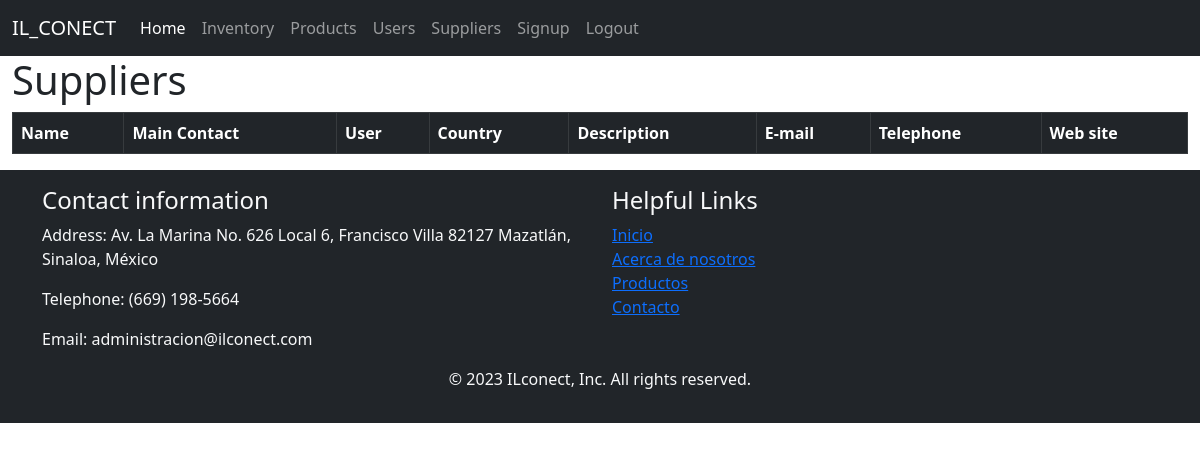
The page /suppliers/ (signed in) on the database as committed earlier.
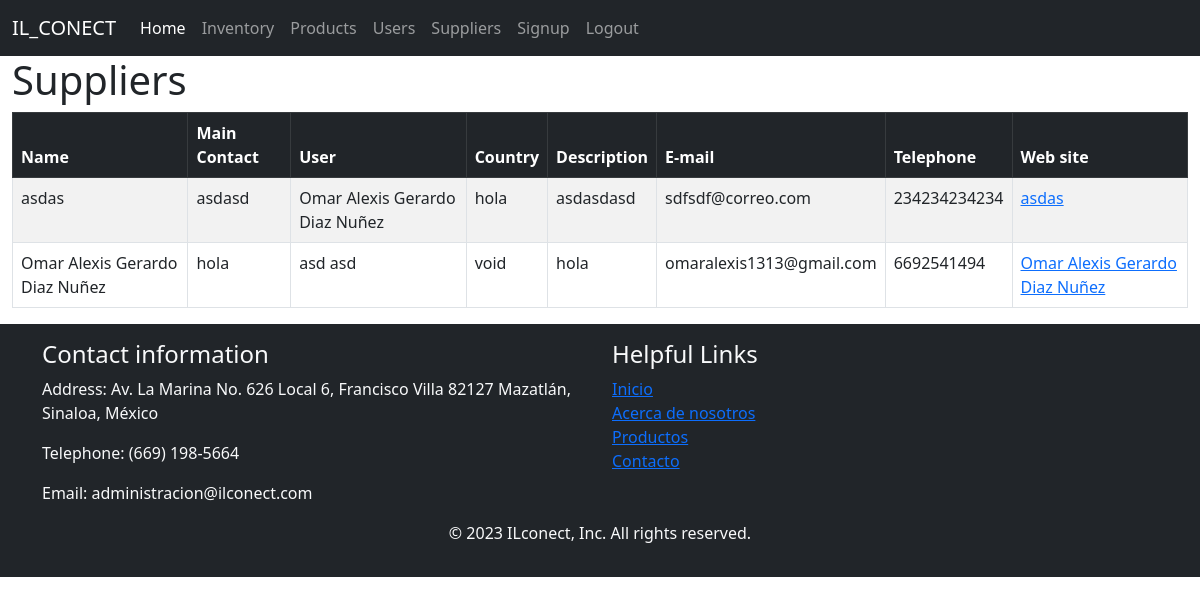
The same page on the database as committed later.
### inventory/models.py (models this page shows, shortened)
class Supplier(models.Model):
    name = models.CharField(max_length=255)
    maincontact = models.CharField(max_length=255, null=True)
    telephone = models.IntegerField(null=True)
    email = models.EmailField(null=True)
    website = models.URLField(null=True)
    country = models.TextField(max_length=255, null=True)
    description = models.TextField(max_length=255, null=True)
    user = models.ForeignKey(User, on_delete=models.CASCADE, null=True)

### inventory/views.py (the view)
# urls.py: path('suppliers/', views.suppliers),
@login_required
def suppliers(request):
    suppliers = Supplier.objects.all()
    return render(request, 'suppliers.html', {
        'suppliers': suppliers
        })

### inventory/templates/suppliers.html
{% extends 'base.html' %}
{% block content %}
<div class="container-fluid">
    <h1>Suppliers</h1>
    </div>
    <div class="container-fluid">
        <table class="table table-striped table-hover table-bordered mx-auto">
            <thead>
                <tr class="table-dark">
                    <th>Name</th>
                    <th>Main Contact</th>
                    <th>User</th>
                    <th>Country</th>
                    <th>Description</th>
                    <th>E-mail</th>
                    <th>Telephone</th>
                    <th>Web site</th>
                </tr>
            </thead>
            <tbody>
                {% for supplier in suppliers %}
                <tr>
                    <td><a href="modify_user/" class="text-decoration-none text-reset">{{ supplier.name }}</a></td>
                    <td>{{ supplier.maincontact }}</td>
                    <td>{{ supplier.user.first_name }} {{ supplier.user.last_name }}</td>
                    <td>{{ supplier.country }}</td>
                    <td>{{ supplier.description }}</td>
                    <td>{{ supplier.email }}</td>
                    <td>{{ supplier.telephone }}</td>
                    <td><a href="{{ supplier.website }}"> {{ supplier.name }}</a>
                    </td>
                </tr>
                {% endfor %}
            </tbody>
        </table>
    </div>
{% endblock %}

### inventory/templates/base.html (shortened to what this page needs)
<!doctype html>
<html lang="en" data-bs-theme="light">
  <head>
    <link href="https://cdn.jsdelivr.net/npm/bootstrap@5.3.0-alpha1/dist/css/bootstrap.min.css" rel="stylesheet">
  </head>
  <body>
    <nav class="navbar navbar-expand-lg navbar-dark bg-dark">
      <div class="container-fluid">
        <a class="navbar-brand" href="/home">IL_CONECT</a>
        <div class="collapse navbar-collapse" id="navbarNav">
          <ul class="navbar-nav">
            <li class="nav-item">
              <a class="nav-link active" aria-current="page" href="/home">Home</a>
            </li>
            <li class="nav-item">
              <a class="nav-link" href="/inventory">Inventory</a>
            </li>
            <li class="nav-item">
              <a class="nav-link" href="/products">Products</a>
            </li>
            <li class="nav-item">
              <a class="nav-link" href="/users">Users</a>
            <li class="nav-item">
              <a class="nav-link" href="/suppliers">Suppliers</a>
            </li>
            <li class="nav-item">
              <a class="nav-link" href="{% url 'singup' %}">Signup</a>
            </li>
            <li class="nav-item">
              <a class="nav-link" href="{% url 'logout' %}">Logout</a>
            </li>
          </ul>
        </div>
      </div>
    </nav>
    {% block content %}
    {% endblock %}
    <footer class="bg-dark text-light py-3">
      <div class="container">
        <div class="row">
          <div class="col-md-6">
            <h4>Contact information</h4>
            <p>Address: Av. La Marina No. 626 Local 6, Francisco Villa 82127 Mazatlán, Sinaloa, México</p>
            <p>Telephone: (669) 198-5664</p>
            <p>Email: administracion@ilconect.com</p>
          </div>
          <div class="col-md-6">
            <h4>Helpful Links</h4>
            <ul class="list-unstyled">
              <li><a href="https://ilconect.com/" target="_blank">Inicio</a></li>
              <li><a href="https://ilconect.com/empresa/" target="_blank">Acerca de nosotros</a></li>
              <li><a href="https://ilconect.com/servicios/" target="_blank">Productos</a></li>
              <li><a href="https://ilconect.com/contactanos/" target="_blank">Contacto</a></li>
            </ul>
          </div>
        </div>
        <p class="text-center">&copy; 2023 ILconect, Inc. All rights reserved.</p>
      </div>
    </footer>
  </body>
</html>

Rows that differ between the two databases and show on the page:
added Supplier: name "asdas", maincontact "asdasd", user.first_name "Omar Alexis Gerardo", user.last_name "Diaz Nuñez", country "hola", description "asdasdasd", email "sdfsdf@correo.com", telephone "234234234234"
added Supplier: name "Omar Alexis Gerardo Diaz Nuñez", maincontact "hola", user.first_name "asd", user.last_name "asd", country "void", description "hola", email "omaralexis1313@gmail.com", telephone "6692541494"
